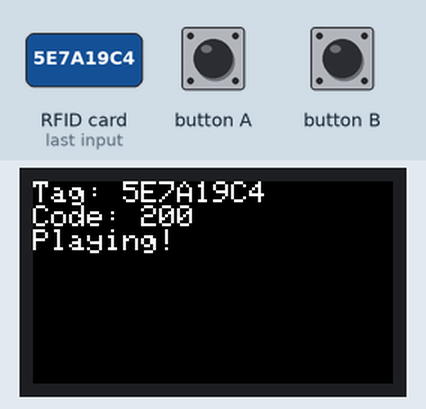
Recording of a sketch running on a simulated ESP32. Parts: 240×135 colour display. The test bench sets the inputs (shaded band). WiFi joins after 1.5 s; servers stay silent unless stated; uploads are accepted with an empty reply; not simulated (calls return 0 or success): secrets.h; what the sketch prints to the serial monitor is not drawn.

4.5 s: RFID card 5E 7A 19 C4 held to the reader
Above: at 5.2 s.
Timing chart, 0 to 7.5 s (numbered marks = the images above; inputs shaded):
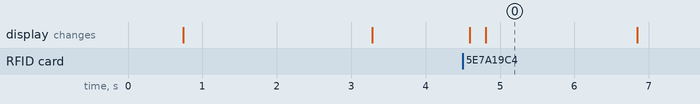

Measured:
- after the input at 4.5 s, the display: first changes after 0.09 s (image 0 shows a later state)
- what the display in image 0 shows lasts 2.0 s, from 4.8 s to 6.8 s

The sketch:

03_firmware_plus_se.ino
```cpp
#include <M5StickCPlus.h>
#include <WiFi.h>
#include <HTTPClient.h>
#include <MFRC522_I2C.h>
#include <Wire.h>
#include "secrets.h"
// secrets.h defines WIFI_SSID, WIFI_PASSWORD, SERVER_IP — see secrets.h.example
// in the firmware folder. Copy that file to secrets.h and fill in your real
// values; secrets.h itself is gitignored and will never be pushed to GitHub.

const int SERVER_PORT = 5050;

// RFID2 unit's I2C address — confirmed via I2C scanner as 0x28.
MFRC522_I2C mfrc522(0x28, -1);

void connectWiFi() {
  M5.Lcd.fillScreen(BLACK);
  M5.Lcd.setCursor(0, 0);
  M5.Lcd.println("Connecting WiFi...");
  Serial.println("Connecting to WiFi...");

  WiFi.begin(WIFI_SSID, WIFI_PASSWORD);
  int attempts = 0;
  while (WiFi.status() != WL_CONNECTED && attempts < 30) {
    delay(500);
    Serial.print(".");
    attempts++;
  }

  if (WiFi.status() == WL_CONNECTED) {
    Serial.println("\nWiFi connected: " + WiFi.localIP().toString());
  } else {
    Serial.println("\nWiFi FAILED");
  }
}

void sendScan(const String& uid) {
  M5.Lcd.fillScreen(BLACK);
  M5.Lcd.setCursor(0, 0);

  if (WiFi.status() != WL_CONNECTED) {
    Serial.println("Not connected to WiFi, skipping send");
    M5.Lcd.println("No WiFi!");
    return;
  }

  HTTPClient http;
  String url = "http://" + String(SERVER_IP) + ":" + String(SERVER_PORT) + "/scan";
  Serial.println("POSTing to: " + url);

  http.begin(url);
  http.addHeader("Content-Type", "application/json");

  String body = "{\"uid\": \"" + uid + "\", \"room\": \"" + String(ROOM_NAME) + "\"}";
  int responseCode = http.POST(body);

  if (responseCode > 0) {
    String response = http.getString();
    Serial.println("Response code: " + String(responseCode));
    Serial.println("Response body: " + response);

    M5.Lcd.println("Tag: " + uid);
    M5.Lcd.println("Code: " + String(responseCode));
    if (responseCode == 200) {
      M5.Lcd.println("Playing!");
    } else if (responseCode == 404) {
      M5.Lcd.println("Not mapped yet");
    }
  } else {
    Serial.println("POST failed: " + http.errorToString(responseCode));
    M5.Lcd.println("POST FAILED");
  }

  http.end();
}

void setup() {
  M5.begin();
  M5.Lcd.setRotation(1);
  M5.Lcd.setTextSize(2);

  Serial.begin(115200);
  delay(500);

  Wire.begin(32, 33);
  mfrc522.PCD_Init();

  connectWiFi();
  delay(1000);

  M5.Lcd.fillScreen(BLACK);
  M5.Lcd.setCursor(0, 0);
  M5.Lcd.println("Tap a tag...");
  Serial.println("Ready. Tap a tag against the reader.");
}

void loop() {
  M5.update();

  if (mfrc522.PICC_IsNewCardPresent() && mfrc522.PICC_ReadCardSerial()) {
    String uid = "";
    for (byte i = 0; i < mfrc522.uid.size; i++) {
      if (mfrc522.uid.uidByte[i] < 0x10) uid += "0";
      uid += String(mfrc522.uid.uidByte[i], HEX);
    }
    uid.toUpperCase();

    Serial.println("Tag detected! UID: " + uid);
    sendScan(uid);

    delay(2000);  // avoid re-triggering on the same tap
    M5.Lcd.fillScreen(BLACK);
    M5.Lcd.setCursor(0, 0);
    M5.Lcd.println("Tap a tag...");
  }

  delay(50);
}
```
